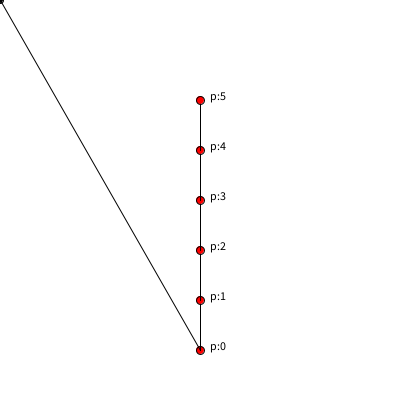
Frame 1 (no input)
Frame 60 (the mouse pressed at the canvas centre just before this capture): identical to frame 1, image omitted
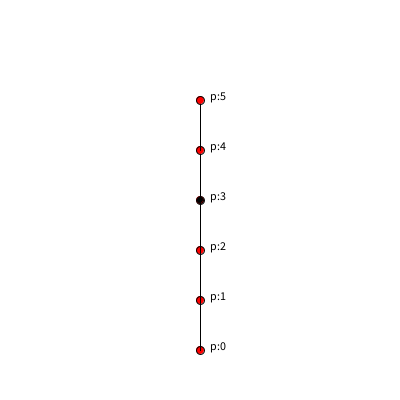
Frame 120 (the mouse held since frame 60 and released just before this capture)

The Processing sketch that drew these frames (run headless with seeded random() and noise(); from frame 60 on, the mouse is pressed at the canvas centre):

// Processing sketch: week14_5_ik_inverse_kinematics_part3
// ── week14_5_ik_inverse_kinematics_part3.pde
//week14_5_ik_inverse_kinematics_part3
void setup(){
  size(400,400);
  for(int i=0;i<6;i++){
    p[i]=new PVector(200,350-50*i);
  }
}
PVector [] p= new PVector[6];//有5個頂點
void draw(){
  background(255);
  for(int i=0;i<6;i++){//用迴圈畫點畫線
    if(i>0)line(p[i-1].x,p[i-1].y,p[i].x,p[i].y);
    fill(255,0,0);//紅色圈
    ellipse(p[i].x,p[i].y,8,8);
    fill(0);//黑色字
    text("p:"+i,p[i].x+10,p[i].y);
  }
  ellipse(mouseX,mouseY,6,6);//滑鼠也有個小點要控制座標移動
  line(p[0].x,p[0].y,mouseX,mouseY);
}
